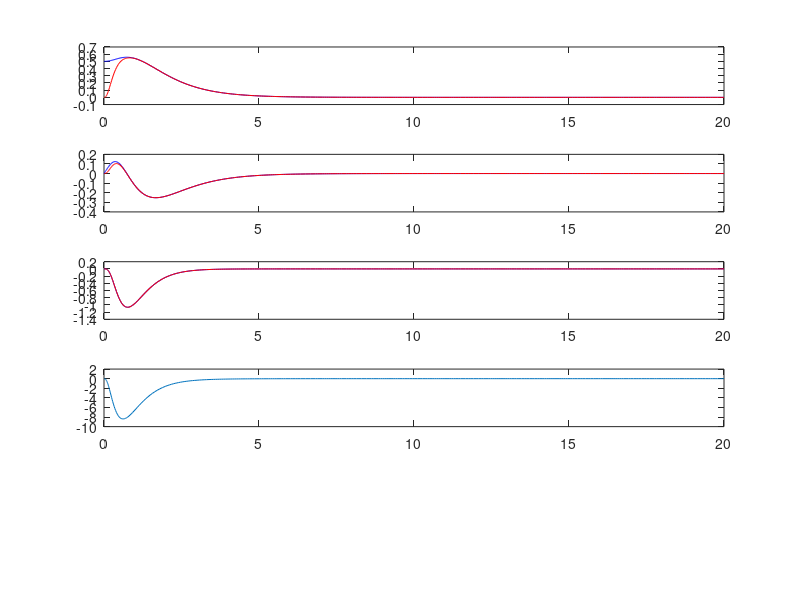

The MATLAB script that drew this image: (Note: this script raises an error after producing the figure.)
function HomeProject()
A = [0, 1, 0; 1, 0, 1; 0, -1, -7.5];
B = [0; 0; 1];
C = [0, 0, 1];
K = place(A', C', [-10, -9, -11]);
L = K';
H = -place(A, B, [-1, -2, -3]);
G = [A, B*H; L*C, A + B * H - L * C];
a = 7.5;
[ttiks, xticks] = ode45(@(t,x)(G*x), [0, 20], [0.5; 0; 0; 0; 0; 0]);
count = length(ttiks);
zticks = zeros(count, 1);
uticks = zeros(count, 1);
for k = 1 : count
    zticks(k) = C * (xticks(k, 1:3) - xticks(k, 4:6))';
    uticks(k) = H * (xticks(k, 4:6)');
end
% x1 = [];
% x2 = [];
% x3 = [];

% T = linspace(0,20,count);
% for j = 1 : count
%     
%     x1.append(cur(1));
%     x2.append(cur(2));
%     x3.append(cur(3));
% end
subplot(5, 1, 1)
    plot(ttiks, xticks(:, 1), 'b', ttiks,xticks(:, 4), 'r')
subplot(5, 1, 2)
    plot(ttiks, xticks(:, 2), 'b', ttiks,xticks(:, 5), 'r')
subplot(5, 1, 3)
    plot(ttiks, xticks(:, 3), 'b', ttiks,xticks(:, 6), 'r')
subplot(5, 1, 4)
    plot(ttiks, uticks)
[tttiks, xxticks] = ode45(@(t,X)matrr(t,X,a,H),[0,5],[0.5;0;0]);
subplot(5, 1, 5)
    plot(tttiks, xxticks,'b')   
eig(A - L * C)
eig(A + B * H)
end


function y = matrr(t,X,a,H)
  u = H*X;  
  y = [X(2), 0.5*(((1 + X(3))^2)/((1 - X(1))^2) - 1),-(1 + X(3))*X(2)/(1 - X(1)) - a*(1-X(1))*X(3) + (1 - X(1))*u];
end

